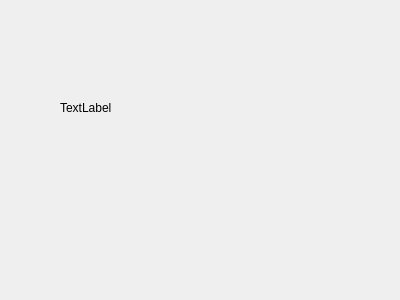
<?xml version="1.0" encoding="UTF-8"?>
<ui version="4.0">
 <class>Widget</class>
 <widget class="QWidget" name="Widget">
  <property name="geometry">
   <rect>
    <x>0</x>
    <y>0</y>
    <width>400</width>
    <height>300</height>
   </rect>
  </property>
  <property name="windowTitle">
   <string>Widget</string>
  </property>
  <widget class="myEvent" name="label">
   <property name="geometry">
    <rect>
     <x>60</x>
     <y>62</y>
     <width>281</width>
     <height>91</height>
    </rect>
   </property>
   <property name="text">
    <string>TextLabel</string>
   </property>
  </widget>
 </widget>
 <layoutdefault spacing="6" margin="11"/>
 <customwidgets>
  <customwidget>
   <class>myEvent</class>
   <extends>QLabel</extends>
   <header>myevent.h</header>
  </customwidget>
 </customwidgets>
 <resources/>
 <connections/>
</ui>
